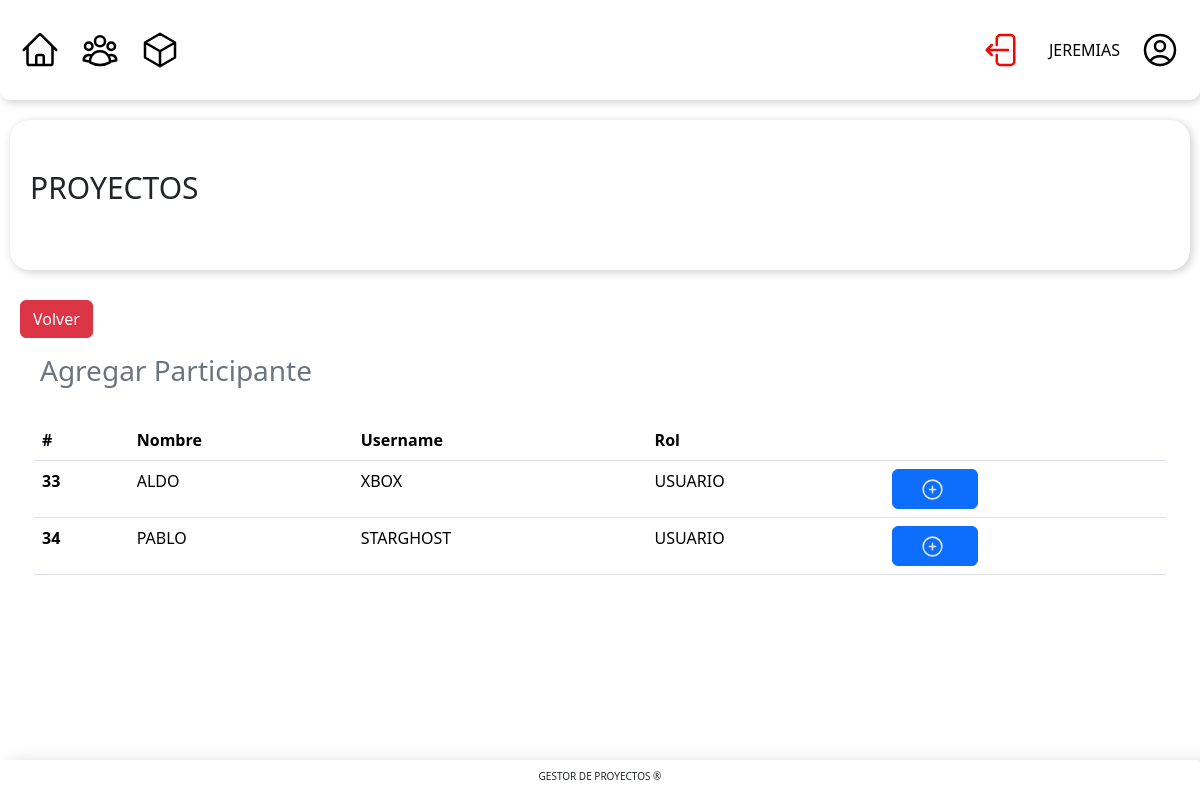
The app's page /views/proyectos_agregar_participante.php?proyecto_id=13 (signed in) with its own data.
### tables this page shows
CREATE TABLE IF NOT EXISTS `usuarios` (
  `id` bigint NOT NULL AUTO_INCREMENT,
  `nombre` varchar(100) DEFAULT NULL,
  `password` varchar(100) DEFAULT NULL,
  `username` varchar(100) DEFAULT NULL,
  `rol` enum('USUARIO','EDITOR','ADMINISTRADOR') DEFAULT 'USUARIO',
  PRIMARY KEY (`id`)
);

### models/BD.php (called while the page is built, shortened)
<?php
class BD{
    public function __construct() {
        $this->conexion = new mysqli('localhost','root','','crud_anderson');
    }
}

### views/proyectos_agregar_participante.php (the view, shortened to what this page needs)
<!DOCTYPE html>
<html lang="es">
<head>
    <link href="../vendor/twbs/bootstrap/dist/css/bootstrap.min.css" rel="stylesheet">
    <link rel="stylesheet" href="../css/principal.css">
    <link rel="stylesheet" href="../css/usuarios.css">
</head>
<body>
    <div class="main">
        <?php
        include 'layouts/header.php';
        ?>
        <div class="contenedor-main">
            <div class="titulo">
                <p>PROYECTOS</p>
            </div>
            <a href="/anderson-trial/views/proyectos_gestionar.php?proyecto_id=<?=$_GET['proyecto_id']?>"
                class="boton-eliminar"><button type="button" class="btn btn-danger"
                    style="margin-left:10px;margin-top:30px;">
                    Volver
                </button>
            </a>
            <h3 class="text-secondary mt-3"  style="margin-left:30px">Agregar Participante</h3>
            <div class=" p-4 d-flex justify-content-center align-items-center contenedor-tabla-datos">
                <table class="table">
                    <thead class="bg-info">
                        <tr>
                            <th scope="col">#</th>
                            <th scope="col">Nombre</th>
                            <th scope="col">Username</th>
                            <th scope="col">Rol</th>
                            <th scope="col"></th>
                        </tr>
                    </thead>
                    <tbody>
                        <?php
                        include '../models/BD.php';
                        $bd = new BD();
                        $sql = $bd->conexion->query(
                        'SELECT *
                        FROM usuarios
                        WHERE id NOT IN (
                            SELECT usuarios.id
                            FROM usuarios
                            JOIN participa ON usuarios.id = participa.usuario_id
                            JOIN proyectos ON participa.proyecto_id = proyectos.id
                            WHERE proyectos.id = '.$_GET['proyecto_id'] . '
                        );');
                        while ($datos = $sql->fetch_object()) { ?>
                            <tr>
                                <th scope="row">
                                    <?= $datos->id ?>
                                </th>
                                <td>
                                    <?= $datos->nombre ?>
                                </td>
                                <td>
                                    <?= $datos->username ?>
                                </td>
                                <td>
                                    <?= $datos->rol ?>
                                </td>
                                <td>
                                    <div class="" style="display:flex; flex-wrap: nowrap;">
                                    <form method="POST">
                                        <button type="submit" class="btn btn-primary" name="btn-agregar-participante" value="ok">
                                            <svg xmlns="http://www.w3.org/2000/svg" fill="none" viewBox="0 0 24 24"
                                                stroke-width="1.5" stroke="currentColor" class="aicon">
                                                <path stroke-linecap="round" stroke-linejoin="round"
                                                    d="M12 9v6m3-3H9m12 0a9 9 0 1 1-18 0 9 9 0 0 1 18 0Z" />
                                            </svg>
                                        </button>
                                        </form>
                                    </div>
                                </td>
                            </tr>
                        <?php }
                        ?>
                    </tbody>
                </table>
            </div>
        </div>
        <?php
        include 'layouts/footer.php';
        ?>
    </div>
</body>
</html>

### css/principal.css (style rules this page uses)
.main { display: flex; flex-direction: column; height: 100vh; overflow: auto; padding-bottom: 80px; }
.contenedor-main { flex-grow: 1; width: 100%; padding-left: 100px; padding-right: 100px; overflow: auto; }
a { text-decoration: none; }
.titulo { height: 150px; margin-top: 20px; border-radius: 20px 20px 20px 20px; box-shadow: 2px 2px 10px rgba(0, 0, 0, 0.2); display: flex; align-items: center; padding-left: 20px; }
.titulo p { font-size: 30px; }
.aicon { width: 25px; cursor: pointer; margin-right: 20px; color: rgb(230, 230, 230); margin-left: 15px; }
@media (max-width: 1400px) { .contenedor-main { padding-left: 10px; padding-right: 10px; } }

### css/usuarios.css (style rules this page uses)
.contenedor-tabla-datos { width: 100%; overflow: auto; }

### css/header.css (style rules this page uses)
:root { --color-primario: #ffffff; }
button { background-color: var(--color-primario); border: none; }

### css/footer.css (style rules this page uses)
:root { --color-primario: #ffffff; }
p { font-size: 10px; }

### records on screen
usuarios: id "33", nombre "ALDO", username "XBOX", rol "USUARIO"
usuarios: id "34", nombre "PABLO", username "STARGHOST", rol "USUARIO"

### other values on screen
$_SESSION['user']['nombre'] "JEREMIAS"
